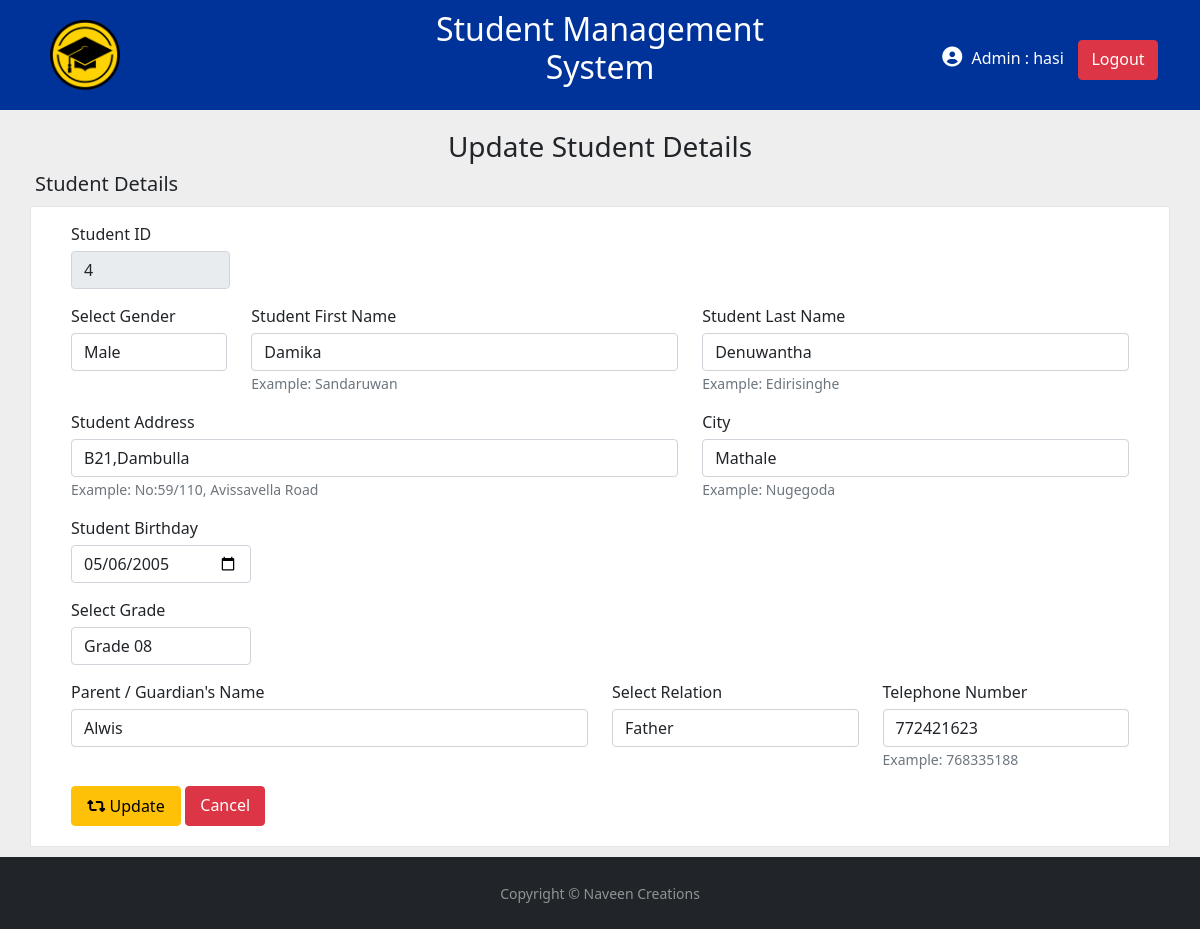
The page /stdupdate.php?id=4 (signed in) on the database its author committed.
### tables this page shows
CREATE TABLE `student` (
  `student_id` int(100) NOT NULL,
  `gender` varchar(10) NOT NULL,
  `first_name` varchar(50) NOT NULL,
  `last_name` varchar(50) NOT NULL,
  `address` varchar(100) NOT NULL,
  `city` varchar(40) NOT NULL,
  `birthday` date NOT NULL,
  `grade` int(2) NOT NULL,
  `guardian` varchar(60) NOT NULL,
  `relation` varchar(20) NOT NULL,
  `telephone_num` int(15) NOT NULL
);

### stdupdateprocess.php (called while the page is built)
<?php
    if(isset($_GET['id'])){
        include 'dbconnection.php';
        function validate($data) {
            $data = trim($data);
            $data = stripslashes($data);
            $data = htmlspecialchars($data);
            return $data;
        }
        $id = validate($_GET['id']);
        $sql = "SELECT * FROM student WHERE student_id=$id";
        $result = mysqli_query($conn, $sql);
        if (mysqli_num_rows($result) > 0) {
            $row = mysqli_fetch_assoc($result);
        } else {
            header("Location: student.php");
        }
    }else if(isset ($_POST['updatestd'])){
        include 'dbconnection.php';
        function validate($data) {
            $data = trim($data);
            $data = stripslashes($data);
            $data = htmlspecialchars($data);
            return $data;
        }
        $stdid = validate($_POST['id']);
        $title = validate($_POST['title']);
        $fname = validate($_POST['fname']);
        $lname = validate($_POST['lname']);
        $address = validate($_POST['address']);
        $city = validate($_POST['city']);
        $bdy = validate($_POST['bdy']);
        $grade = validate($_POST['grade']);
        $guardian = validate($_POST['guardian']);
        $select = validate($_POST['select']);
        $tel = validate($_POST['tel']);
        if(empty($fname&$lname&$grade&$guardian&$tel)){
            header("Location: stdupdate.php?id=$stdid&error=Some Essential data are missing");
        } else {
            $sql = "UPDATE student SET gender='$title', first_name='$fname', last_name='$lname', address='$address', city='$city', birthday='$bdy', grade='$grade', guardian='$guardian', relation='$select', telephone_num='$tel'"
                    . "WHERE student_id=$stdid";
            $result = mysqli_query($conn, $sql);
            if ($result) {
                header("Location: index.php?status=Successfully Updatded!");
            } else {
                header("Location: stdupdate.php?id=$stdid&error=Update Faild");
            }
        }
    }else {
        header("Location: index.php");
}

### stdupdate.php (the view, shortened to what this page needs)
<!DOCTYPE html>
<?php
if(isset($_SESSION['id']) && isset($_SESSION['username'])){
?>
<?php
include 'stdupdateprocess.php';
?>
<html>
    <head>
        <link href="css/style.css" rel="stylesheet" type="text/css"/>
        <link href="css/addstudent.css" rel="stylesheet" type="text/css"/>
        <link href="https://cdn.jsdelivr.net/npm/bootstrap@5.1.3/dist/css/bootstrap.min.css" rel="stylesheet">
    </head>
    <body>
        <header>
            <div class="container">
                    <div class="row">
                        <div class="col-sm-4"  style="padding: 20px;">
                            <img src="images/logo.png" alt="logo" width="70px"/>
                        </div>
                        <div class="col-sm-4" style="text-align: center; color: white; padding: 10px;">
                            <h2>Student Management System</h2>
                        </div>
                        <div class="col-sm-4" style="text-align: right; color: white; padding-top: 40px;">
                            <i class='fas fa-user-circle' style='font-size:20px; padding-right: 5px;'></i>
                            <a style="padding-right: 10px;">Admin : <?php echo $_SESSION['admin_name']; ?></a>
                            <a class="btn btn-danger" style="width:80px; height: 40px;" href="logout.php" role="button">Logout</a>
                        </div>
                    </div>
            </div>
        </header>
        <div class="facname" style="text-align:center; padding-top: 20px;">
            <h3>Update Student Details</h3>
        </div>
        <div class="formhead" style="padding-left:35px;">
            <h5>Student Details</h5>
        </div>
        <form class="form-registration" action="stdupdateprocess.php" method="post">
                <div class="col-md-2">
                    <div class="form-group">
                      <label for="Student ID">Student ID</label>
                      <input type="text" class="form-control" readonly="" name="id" id="id" style="width:90%;"
                             value="<?=$row['student_id']?>">
                    </div>
                </div>
            <div class="row">
                <div class="col-md-2">
                    <div class="form-group">
                        <label for="Select Title">Select Gender</label>
                        <select class="form-control" id="title" name="title">
                            <option value="Male" <?php if($row['gender']=='Male'){echo 'selected';}?> >Male</option>
                        </select>
                    </div>
                </div>
                <div class="col-md-5">
                    <div class="form-group">
                      <label for="inputfirstname">Student First Name</label>
                      <input type="text" class="form-control" id="fname" name="fname" value="<?=$row['first_name']?>">
                      <small id="fnamehelp" class="form-text text-muted">Example: Sandaruwan</small>
                    </div>
                </div>
                <div class="col-md-5">
                    <div class="form-group">
                      <label for="inputlastname">Student Last Name</label>
                      <input type="text" class="form-control" id="lname"  name="lname" value="<?=$row['last_name']?>">
                      <small id="lnamehelp" class="form-text text-muted">Example: Edirisinghe</small>
                    </div>
                </div>
            </div>
            <div class="row">
                <div class="col-md-7">
                    <div class="form-group">
                      <label for="inputaddress">Student Address</label>
                      <input type="text" class="form-control" id="address"  name="address" value="<?=$row['address']?>">
                      <small id="addresshelp" class="form-text text-muted">Example: No:59/110, Avissavella Road</small>
                    </div>
                </div>
                <div class="col-md-5">
                    <div class="form-group">
                      <label for="inputaddress">City</label>
                      <input type="text" class="form-control" id="city"  name="city" value="<?=$row['city']?>">
                      <small id="addresshelp" class="form-text text-muted">Example: Nugegoda</small>
                    </div>
                </div>
            </div>
            <div class="row">
                <div class="col-md-2">
                    <div class="form-group">
                      <label for="inputbirthday">Student Birthday</label>
                      <input type="date" class="form-control" id="bdy"  style="width:180px;" name="bdy" value="<?=$row['birthday']?>">
                    </div>
                </div>
            </div>
            <div class="form-group">
                        <label for="Select Grade">Select Grade</label>
                        <select class="form-control" id="grade" style="width:180px;" name="grade">
                            <option value="08" <?php if($row['grade']=='08'){echo 'selected';}?> >Grade 08</option>
                        </select>
            </div>
            <div class="row">
                <div class="col-md-6">
                    <div class="form-group">
                      <label for="guardian">Parent / Guardian's Name</label>
                      <input type="text" class="form-control" id="guardian"  name="guardian" value="<?=$row['guardian']?>">
                    </div>
                </div>
                <div class="col-md-3">
                    <div class="form-group">
                        <label for="select">Select Relation</label>
                        <select class="form-control" id="select" name="select">
                            <option value="Father" <?php if($row['relation']=='Father'){echo 'selected';}?> >Father</option>
                        </select>
                    </div>
                </div>
                <div class="col-md-3">
                    <div class="form-group">
                            <label for="inputtel">Telephone Number</label>
                            <input type="text" class="form-control" id="tel"  name="tel" value="<?=$row['telephone_num']?>">
                            <small id="addresshelp" class="form-text text-muted">Example: 768335188</small>
                    </div>
                </div>
            </div>
            <button type="submit" class="btn btn-warning" style="width: 110px; height: 40px;" name="updatestd">
                <i class="fas fa-retweet"></i>
                Update
            </button>
            <a type="cancel" class="btn btn-danger" style="width: 80px; height: 40px;" href="index.php">Cancel</a>
        </form>
        <?php include 'footer.php';?>
    </body>
</html>
<?php
}else{
    header("Location: login.php");
                    exit();
}
?>

### css/style.css (style rules this page uses)
header { background-color: #003399; }
.btn { width: 300px; height: 100px; }

### css/addstudent.css (style rules this page uses)
.form-registration { max-width: 95%; margin: 0 auto; background-color: #fff; padding: 15px 40px 20px; border: 1px solid #e5e5e5; margin-top: 10px; margin-bottom: 10px; }
.form-group { padding-bottom: 15px; }
label { padding-bottom: 5px; }

### stdupdate.php (style rules this page uses)
body { background-color: #eee; }

### rows shown on the page
student: id "4", title "Male", fname "Damika", lname "Denuwantha", address "B21,Dambulla", city "Mathale", bdy "05/06/2005", grade "Grade 08", guardian "Alwis", select "Father", tel "772421623"

### other values the page prints
$_SESSION['admin_name'] "hasi"
